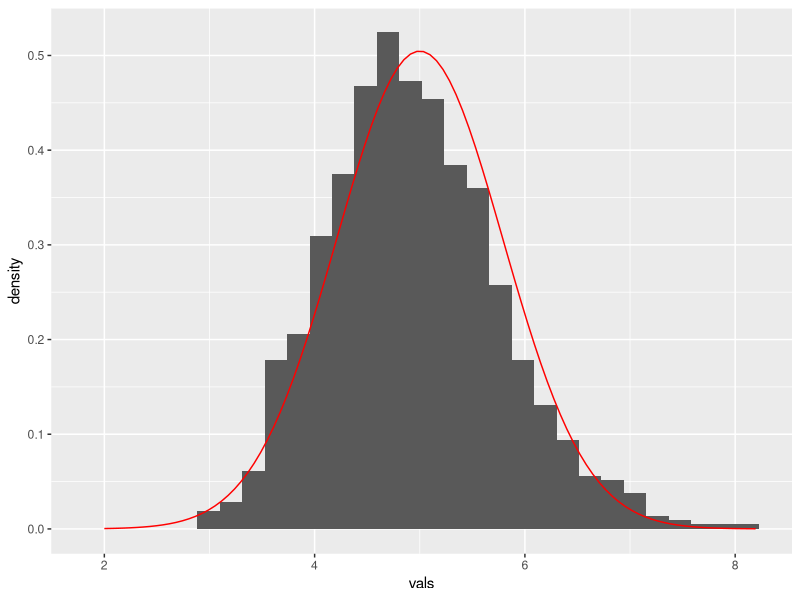
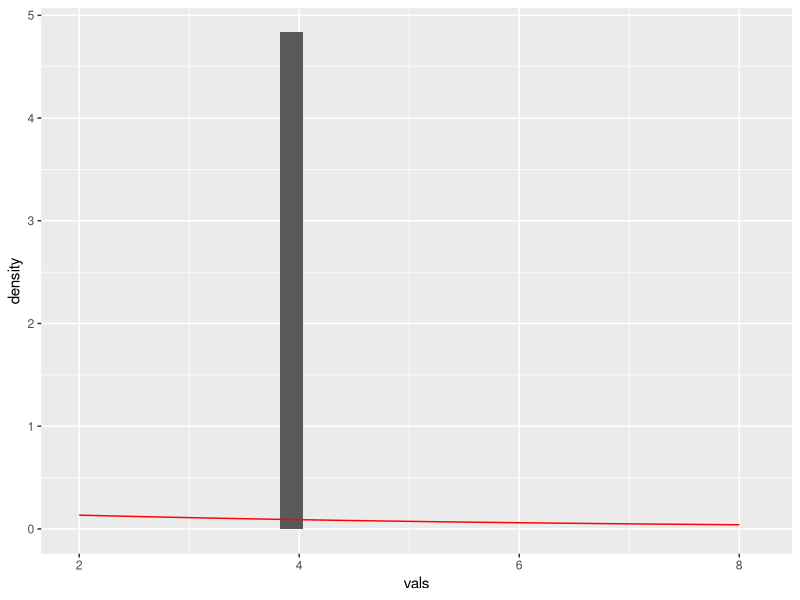

The R source for these figures, in order: (Note: this script raises an error after producing the figures.)
## ---- chunk 1
library(ggplot2)
## ---- chunk 2
lambda <- rep(0.2, 1000)
sample_size <- 40
sim <- lapply(lambda, function(x) rexp(sample_size, x))
## ---- chunk 3
means <- sapply(sim, mean) # vector of length 1,000 (length(means))
mean(means) # approx 1/lambda = 1/0.8 = 5
sd(means) # approx 5/sqrt(40) = 5/6.25 = 0.8

sds <- sapply(sim, sd)
vars <- sapply(sim, var)
mean(sds)
sd(sds)
## ---- chunk 4
# Function factory. DRY.
plotFunction <- function(fun, pl=seq(2,8)) {
        
        function(histx, argslist, plotlimits=pl) {
                df <- data.frame(vals=histx)
                print(args)
                ggplot() + 
                        geom_histogram(data = df, 
                                       mapping = aes(x=vals, y=..density..)) + 
                        stat_function(data = data.frame(x=plotlimits), 
                                      mapping = aes(x), 
                                      fun = fun, # defines the generated function
                                      args = argslist, # must accommodate different dist'ns
                                      color = "red")
        }
}
## ---- chunk 5
# normPlot <- function(histx, mu, sigma, plotlimits=seq(2,8)) {
#         df <- data.frame(vals=histx)
#         ggplot() + 
#                 geom_histogram(data = df, 
#                                mapping = aes(x=vals, y=..density..)) + 
#                 stat_function(data = data.frame(x=plotlimits), 
#                               mapping = aes(x), 
#                               fun = dnorm, 
#                               args = list(mean=mu, sd=sigma), 
#                               color = "red")
# }
theoretical_mean_of_means = 1/0.2
theoretical_sd_of_means = (1/0.2)/sqrt(sample_size)

normPlot <- plotFunction(dnorm)
normPlot(means, list(mean=theoretical_mean_of_means, sd=theoretical_sd_of_means))
## ---- chunk 6
# expPlot <- function(histx, rate, plotlimits=seq(2,8)) {
#         dataframe <- data.frame(vals=histx)
#         ggplot() + 
#                 geom_histogram(data = dataframe, 
#                                mapping = aes(x=vals, y=..density..)) + 
#                 stat_function(data = data.frame(x=plotlimits), 
#                               mapping = aes(x), 
#                               fun = dexp, 
#                               args = list(rate=rate), 
#                               color = "red")
# }

theoretical_mean_of_sds = 1/0.2
theoretical_sd_of_sds = 1 # (1/0.2)/sqrt(sample_size)

expPlot <- plotFunction(dexp)
expPlot(sds[[10]], list(rate=0.2)) # underlying dist'n is exp

# chisqPlot <- function(histx, df, plotlimits=seq(2,8)) {
#         dataframe <- data.frame(vals=histx)
#         ggplot() + 
#                 geom_histogram(data = dataframe, 
#                                mapping = aes(x=vals, y=..density..)) + 
#                 stat_function(data = data.frame(x=plotlimits), 
#                               mapping = aes(x), 
#                               fun = dchisq, 
#                               args = list(df=df), 
#                               color = "red")
# }

chisqPlot <- plotFunction(dschisq)
chisqPlot(x, list(df=39)) # this is nothing yet
